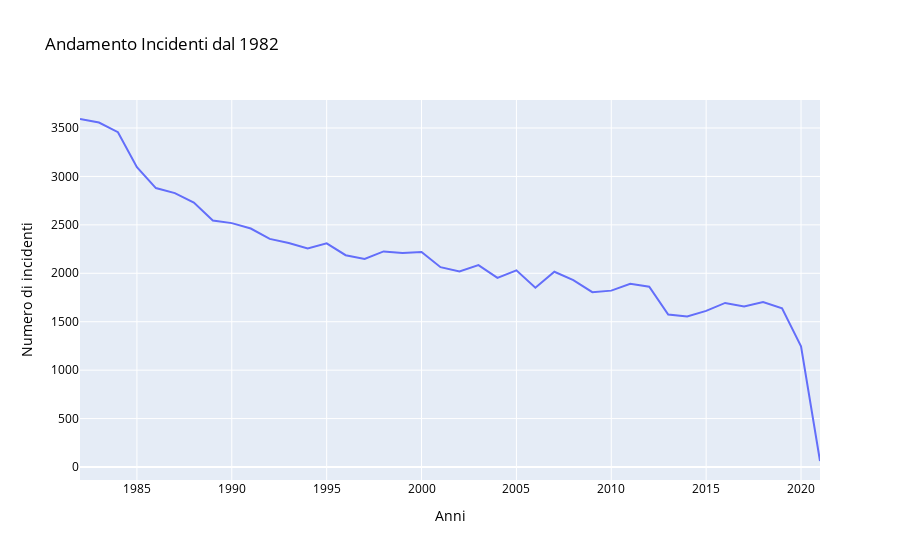

Notebook cell for this chart:
### Markdown cell above
<h2>Analisti dei dati</h2>
<h3>1. Andamento Incidenti dal 1982</h3>
<p>In questo grafico si analizza l'andamento degli incidenti dal 1982 fino a febbraio 2021.</p>
<h4>Osservazioni:</h4>
<p>Si osserva come è presente un evidente calo degli incidenti nel corso degli anni. Si passa da 3593 incidenti del 1982 a 1638 incidenti dell'anno 2019. Si considera maggiormente l'anno 2019 rispetto all'anno 2020 perchè esso non ha subito una diminuzione mondiale dei voli a causa della <a href="https://www.statista.com/statistics/1104036/novel-coronavirus-weekly-flights-change-airlines-region/">pandemia</a>. L'anno 2021, nel quale si osserva una forte diminuzione degli incidenti (62),  non puó essere considetato in quanto non vi sono registrati gli incidenti di 10 mesi.</p>
<h4>Grafico:</h4>

### Code cell
a = aviation_slim[(aviation_slim['Investigation.Type'] != 'UNKNOWN') & (aviation_slim['year'] > 1981)]
a = a.groupby('year').year.count().reset_index(name="count")
fig = px.line(a, x='year',y='count' ,title='Andamento Incidenti dal 1982')
fig.update_layout(
    title="Andamento Incidenti dal 1982",
    xaxis_title="Anni",
    yaxis_title="Numero di incidenti",
    font=dict(
        size=12,
        color="Black"
    )
)
fig.show()

### Figure 1 — Plotly figure (JSON) as saved in the notebook; plotly's stock layout.template omitted (floating-point values rounded to 4 significant figures)
{"data": [{"hovertemplate": "year=%{x}<br>count=%{y}<extra></extra>", "legendgroup": "", "line": {"color": "#636efa", "dash": "solid"}, "marker": {"symbol": "circle"}, "mode": "lines", "name": "", "orientation": "v", "showlegend": false, "type": "scatter", "x": [1982, 1983, 1984, 1985, 1986, 1987, 1988, 1989, 1990, 1991, 1992, 1993, 1994, 1995, 1996, 1997, 1998, 1999, 2000, 2001, 2002, 2003, 2004, 2005, 2006, 2007, 2008, 2009, 2010, 2011, 2012, 2013, 2014, 2015, 2016, 2017, 2018, 2019, 2020, 2021], "xaxis": "x", "y": [3593, 3556, 3457, 3096, 2880, 2828, 2730, 2544, 2518, 2462, 2355, 2313, 2257, 2309, 2187, 2148, 2226, 2209, 2220, 2063, 2020, 2085, 1952, 2031, 1851, 2016, 1930, 1805, 1821, 1891, 1861, 1575, 1554, 1612, 1694, 1658, 1703, 1638, 1246, 62], "yaxis": "y"}], "layout": {"autosize": true, "font": {"color": "Black", "size": 12}, "legend": {"tracegroupgap": 0}, "title": {"text": "Andamento Incidenti dal 1982"}, "xaxis": {"anchor": "y", "autorange": true, "domain": [0, 1], "range": [1982, 2021], "title": {"text": "Anni"}, "type": "linear"}, "yaxis": {"anchor": "x", "autorange": true, "domain": [0, 1], "range": [-134.2, 3789.0], "title": {"text": "Numero di incidenti"}, "type": "linear"}}}
